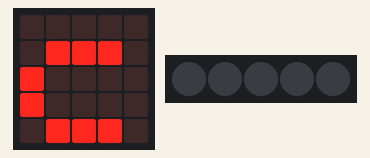
Recording of a program running on a simulated BBC micro:bit (MakeCode). Parts: the board's 5×5 LED display, 5 RGB LEDs in strip order, left to right. Dim RGB values are drawn brighter than linear.

Above: at 0.3 s.
At 1.0 s:
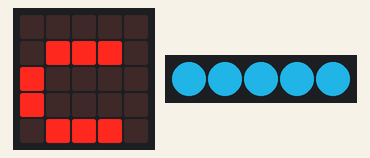

Measured:
- what the display in image 0 shows lasts 0.8 s, from 0.2 s to 1.0 s

The program:

main.ts
```typescript
let strip: neopixel.Strip = null
let teams: string[] = ["c", "m", "y", "p"]
let strengths: number[] = [-256, -256, -256, -256]
let colours: number[] = [
    neopixel.hsl(195, 75, 40),
    neopixel.hsl(340, 100, 50),
    neopixel.hsl(40, 100, 50),
    neopixel.hsl(250, 80, 50)
]
let currentColour: number = neopixel.rgb(255, 0, 0)

function getStrongestTeam(): string {
    let strongestSignal = -256
    let strongestPosition = 0
    for (let i=0; i < strengths.length; i++) {
        if (strengths[i] > strongestSignal) {
            strongestSignal = strengths[i]
            strongestPosition = i
        }
    }
    return teams[ strongestPosition ]
}

function getTeamColour(teamName: string): number {
    return colours[ teams.indexOf(teamName) ]
}

strip = neopixel.create(DigitalPin.P0, 5, NeoPixelMode.RGB)
strip.setBrightness(255)

radio.setGroup(1)

radio.onDataPacketReceived( ({ receivedString }) => {
    let i = teams.indexOf(receivedString)
    strengths[i] = radio.receivedSignalStrength()
})

basic.forever(() => {
    basic.pause(200)
    let strongestTeam = getStrongestTeam()
    basic.showString( strongestTeam )
    strip.showColor( getTeamColour(strongestTeam) )
    strengths = [-256, -256, -256, -256]
})
```

test.ts
```typescript
// tests go here; this will not be compiled when this package is used as a library
```
